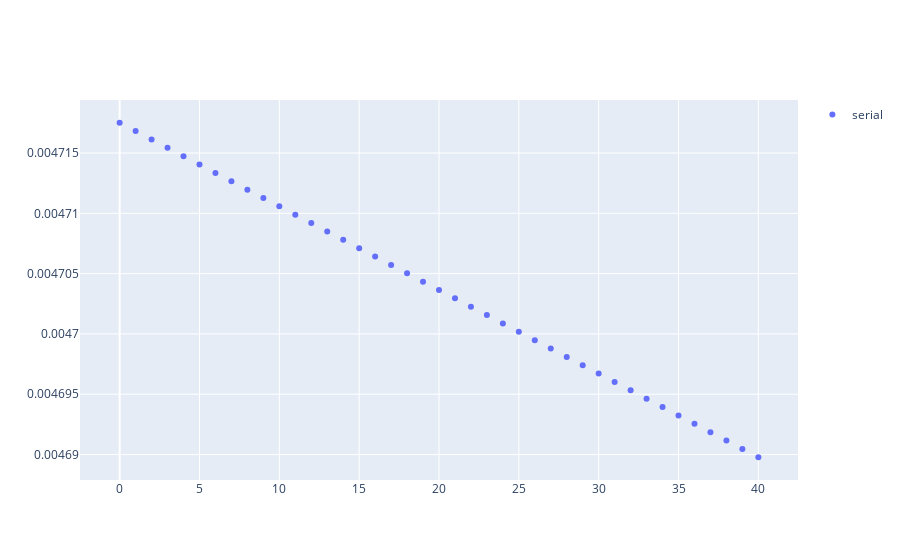

Notebook cell for this chart:
### Code cell
#TIME SERI
time_series(s_dates,[s_s.E_PM25I[:,0].values],["serial"])
